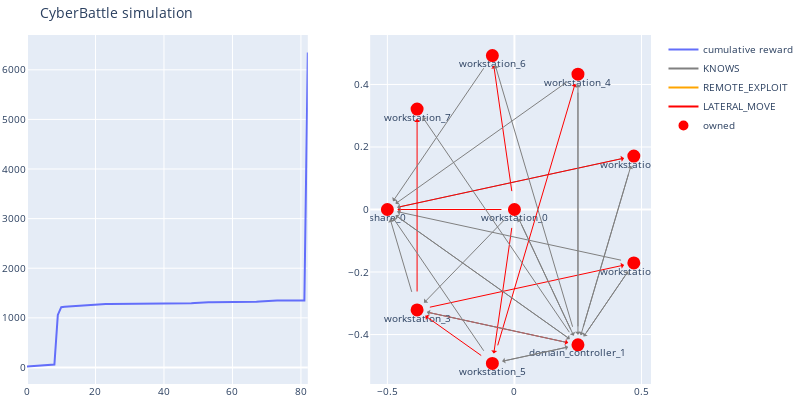

This figure's notebook cell:
### Code cell
tiny = gym.make(f'ActiveDirectory-v{ngyms}')
current_o = tiny.reset()
tiny.seed(1)
wrapped_env = AgentWrapper(tiny, ActionTrackingStateAugmentation(ep, current_o))
# Use the trained agent to run the steps one by one
max_steps = 1000
# next action suggested by DQL agent
# h = []
for i in range(max_steps):
    # run the suggested action
    _, next_action, _ = l.exploit(wrapped_env, current_o)
    # h.append((tiny.get_explored_network_node_properties_bitmap_as_numpy(current_o), next_action))
    if next_action is None:
        print("No more learned moves")
        break
    current_o, _, is_done, _ = wrapped_env.step(next_action)
    if is_done:
        print("Finished simulation")
        break
tiny.render()

### Figure 1 — Plotly figure (JSON) as saved in the notebook; plotly's stock layout.template omitted (floating-point values rounded to 4 significant figures)
{"data": [{"name": "cumulative reward", "type": "scatter", "xaxis": "x", "y": [18, 24, 30, 31, 40, 46, 52, 53, 59, 1059, 1215, 1221, 1227, 1233, 1233, 1239, 1245, 1251, 1251, 1257, 1262, 1268, 1274, 1280, 1280, 1280, 1280, 1280, 1280, 1280, 1280, 1280, 1280, 1280, 1280, 1280, 1280, 1280, 1280, 1280, 1280, 1280, 1280, 1280, 1280, 1280, 1281, 1287, 1293, 1299, 1305, 1305, 1306, 1312, 1312, 1312, 1312, 1312, 1312, 1312, 1312, 1312, 1312, 1312, 1312, 1313, 1319, 1325, 1331, 1337, 1338, 1344, 1350, 1350, 1350, 1350, 1350, 1350, 1350, 1350, 1350, 1350, 6350], "yaxis": "y"}, {"line": {"color": "gray"}, "mode": "lines", "name": "KNOWS", "type": "scatter", "x": [0], "xaxis": "x2", "y": [0], "yaxis": "y2"}, {"line": {"color": "orange"}, "mode": "lines", "name": "REMOTE_EXPLOIT", "type": "scatter", "x": [0], "xaxis": "x2", "y": [0], "yaxis": "y2"}, {"line": {"color": "red"}, "mode": "lines", "name": "LATERAL_MOVE", "type": "scatter", "x": [0], "xaxis": "x2", "y": [0], "yaxis": "y2"}, {"hoverinfo": "text", "marker": {"color": "#D32F2E", "line": {"color": "rgb(255,0,0)", "width": 8}, "size": 5, "symbol": "circle-dot"}, "mode": "markers+text", "name": "owned", "text": ["workstation_0", "share_0", "workstation_3", "workstation_5", "domain_controller_1", "workstation_1", "workstation_2", "workstation_4", "workstation_6", "workstation_7"], "textposition": "bottom center", "type": "scatter", "x": [0, -0.5, -0.383, -0.08682, 0.25, 0.4698, 0.4698, 0.25, -0.08682, -0.383], "xaxis": "x2", "y": [0, -4.371e-08, -0.3214, -0.4924, -0.433, -0.171, 0.171, 0.433, 0.4924, 0.3214], "yaxis": "y2"}, {"hoverinfo": "text", "marker": {"color": "#0e9d00", "line": {"color": "rgb(0,255,0)", "width": 8}, "size": 5, "symbol": "circle-dot"}, "mode": "markers+text", "name": "discovered", "text": [], "textposition": "bottom center", "type": "scatter", "x": [], "xaxis": "x2", "y": [], "yaxis": "y2"}], "layout": {"annotations": [{"align": "center", "arrowcolor": "red", "arrowhead": 1, "arrowsize": 1, "arrowwidth": 1, "ax": 0, "axref": "x2", "ay": 0, "ayref": "y2", "hovertext": "LATERAL_MOVE", "opacity": 1, "showarrow": true, "standoff": 10, "startstandoff": 10, "x": -0.5, "xref": "x2", "y": -4.371e-08, "yref": "y2"}, {"align": "center", "arrowcolor": "gray", "arrowhead": 1, "arrowsize": 1, "arrowwidth": 1, "ax": 0, "axref": "x2", "ay": 0, "ayref": "y2", "hovertext": "KNOWS", "opacity": 1, "showarrow": true, "standoff": 10, "startstandoff": 10, "x": 0, "xref": "x2", "y": 0, "yref": "y2"}, {"align": "center", "arrowcolor": "gray", "arrowhead": 1, "arrowsize": 1, "arrowwidth": 1, "ax": 0, "axref": "x2", "ay": 0, "ayref": "y2", "hovertext": "KNOWS", "opacity": 1, "showarrow": true, "standoff": 10, "startstandoff": 10, "x": -0.383, "xref": "x2", "y": -0.3214, "yref": "y2"}, {"align": "center", "arrowcolor": "red", "arrowhead": 1, "arrowsize": 1, "arrowwidth": 1, "ax": 0, "axref": "x2", "ay": 0, "ayref": "y2", "hovertext": "LATERAL_MOVE", "opacity": 1, "showarrow": true, "standoff": 10, "startstandoff": 10, "x": -0.08682, "xref": "x2", "y": -0.4924, "yref": "y2"}, {"align": "center", "arrowcolor": "gray", "arrowhead": 1, "arrowsize": 1, "arrowwidth": 1, "ax": 0, "axref": "x2", "ay": 0, "ayref": "y2", "hovertext": "KNOWS", "opacity": 1, "showarrow": true, "standoff": 10, "startstandoff": 10, "x": 0.25, "xref": "x2", "y": -0.433, "yref": "y2"}, {"align": "center", "arrowcolor": "red", "arrowhead": 1, "arrowsize": 1, "arrowwidth": 1, "ax": 0, "axref": "x2", "ay": 0, "ayref": "y2", "hovertext": "LATERAL_MOVE", "opacity": 1, "showarrow": true, "standoff": 10, "startstandoff": 10, "x": -0.08682, "xref": "x2", "y": 0.4924, "yref": "y2"}, {"align": "center", "arrowcolor": "gray", "arrowhead": 1, "arrowsize": 1, "arrowwidth": 1, "ax": 0.4698, "axref": "x2", "ay": -0.171, "ayref": "y2", "hovertext": "KNOWS", "opacity": 1, "showarrow": true, "standoff": 10, "startstandoff": 10, "x": 0.25, "xref": "x2", "y": -0.433, "yref": "y2"}, {"align": "center", "arrowcolor": "gray", "arrowhead": 1, "arrowsize": 1, "arrowwidth": 1, "ax": 0.4698, "axref": "x2", "ay": -0.171, "ayref": "y2", "hovertext": "KNOWS", "opacity": 1, "showarrow": true, "standoff": 10, "startstandoff": 10, "x": -0.5, "xref": "x2", "y": -4.371e-08, "yref": "y2"}, {"align": "center", "arrowcolor": "gray", "arrowhead": 1, "arrowsize": 1, "arrowwidth": 1, "ax": 0.4698, "axref": "x2", "ay": 0.171, "ayref": "y2", "hovertext": "KNOWS", "opacity": 1, "showarrow": true, "standoff": 10, "startstandoff": 10, "x": -0.5, "xref": "x2", "y": -4.371e-08, "yref": "y2"}, {"align": "center", "arrowcolor": "gray", "arrowhead": 1, "arrowsize": 1, "arrowwidth": 1, "ax": 0.4698, "axref": "x2", "ay": 0.171, "ayref": "y2", "hovertext": "KNOWS", "opacity": 1, "showarrow": true, "standoff": 10, "startstandoff": 10, "x": 0.25, "xref": "x2", "y": -0.433, "yref": "y2"}, {"align": "center", "arrowcolor": "red", "arrowhead": 1, "arrowsize": 1, "arrowwidth": 1, "ax": -0.383, "axref": "x2", "ay": -0.3214, "ayref": "y2", "hovertext": "LATERAL_MOVE", "opacity": 1, "showarrow": true, "standoff": 10, "startstandoff": 10, "x": 0.25, "xref": "x2", "y": -0.433, "yref": "y2"}, {"align": "center", "arrowcolor": "gray", "arrowhead": 1, "arrowsize": 1, "arrowwidth": 1, "ax": -0.383, "axref": "x2", "ay": -0.3214, "ayref": "y2", "hovertext": "KNOWS", "opacity": 1, "showarrow": true, "standoff": 10, "startstandoff": 10, "x": -0.5, "xref": "x2", "y": -4.371e-08, "yref": "y2"}, {"align": "center", "arrowcolor": "red", "arrowhead": 1, "arrowsize": 1, "arrowwidth": 1, "ax": -0.383, "axref": "x2", "ay": -0.3214, "ayref": "y2", "hovertext": "LATERAL_MOVE", "opacity": 1, "showarrow": true, "standoff": 10, "startstandoff": 10, "x": 0.4698, "xref": "x2", "y": -0.171, "yref": "y2"}, {"align": "center", "arrowcolor": "red", "arrowhead": 1, "arrowsize": 1, "arrowwidth": 1, "ax": -0.383, "axref": "x2", "ay": -0.3214, "ayref": "y2", "hovertext": "LATERAL_MOVE", "opacity": 1, "showarrow": true, "standoff": 10, "startstandoff": 10, "x": -0.383, "xref": "x2", "y": 0.3214, "yref": "y2"}, {"align": "center", "arrowcolor": "gray", "arrowhead": 1, "arrowsize": 1, "arrowwidth": 1, "ax": 0.25, "axref": "x2", "ay": 0.433, "ayref": "y2", "hovertext": "KNOWS", "opacity": 1, "showarrow": true, "standoff": 10, "startstandoff": 10, "x": 0.25, "xref": "x2", "y": -0.433, "yref": "y2"}, {"align": "center", "arrowcolor": "gray", "arrowhead": 1, "arrowsize": 1, "arrowwidth": 1, "ax": 0.25, "axref": "x2", "ay": 0.433, "ayref": "y2", "hovertext": "KNOWS", "opacity": 1, "showarrow": true, "standoff": 10, "startstandoff": 10, "x": -0.5, "xref": "x2", "y": -4.371e-08, "yref": "y2"}, {"align": "center", "arrowcolor": "gray", "arrowhead": 1, "arrowsize": 1, "arrowwidth": 1, "ax": -0.08682, "axref": "x2", "ay": -0.4924, "ayref": "y2", "hovertext": "KNOWS", "opacity": 1, "showarrow": true, "standoff": 10, "startstandoff": 10, "x": 0.25, "xref": "x2", "y": -0.433, "yref": "y2"}, {"align": "center", "arrowcolor": "gray", "arrowhead": 1, "arrowsize": 1, "arrowwidth": 1, "ax": -0.08682, "axref": "x2", "ay": -0.4924, "ayref": "y2", "hovertext": "KNOWS", "opacity": 1, "showarrow": true, "standoff": 10, "startstandoff": 10, "x": -0.5, "xref": "x2", "y": -4.371e-08, "yref": "y2"}, {"align": "center", "arrowcolor": "red", "arrowhead": 1, "arrowsize": 1, "arrowwidth": 1, "ax": -0.08682, "axref": "x2", "ay": -0.4924, "ayref": "y2", "hovertext": "LATERAL_MOVE", "opacity": 1, "showarrow": true, "standoff": 10, "startstandoff": 10, "x": -0.383, "xref": "x2", "y": -0.3214, "yref": "y2"}, {"align": "center", "arrowcolor": "red", "arrowhead": 1, "arrowsize": 1, "arrowwidth": 1, "ax": -0.08682, "axref": "x2", "ay": -0.4924, "ayref": "y2", "hovertext": "LATERAL_MOVE", "opacity": 1, "showarrow": true, "standoff": 10, "startstandoff": 10, "x": 0.25, "xref": "x2", "y": 0.433, "yref": "y2"}, {"align": "center", "arrowcolor": "gray", "arrowhead": 1, "arrowsize": 1, "arrowwidth": 1, "ax": -0.08682, "axref": "x2", "ay": 0.4924, "ayref": "y2", "hovertext": "KNOWS", "opacity": 1, "showarrow": true, "standoff": 10, "startstandoff": 10, "x": -0.5, "xref": "x2", "y": -4.371e-08, "yref": "y2"}, {"align": "center", "arrowcolor": "gray", "arrowhead": 1, "arrowsize": 1, "arrowwidth": 1, "ax": -0.5, "axref": "x2", "ay": -4.371e-08, "ayref": "y2", "hovertext": "KNOWS", "opacity": 1, "showarrow": true, "standoff": 10, "startstandoff": 10, "x": 0.25, "xref": "x2", "y": -0.433, "yref": "y2"}, {"align": "center", "arrowcolor": "gray", "arrowhead": 1, "arrowsize": 1, "arrowwidth": 1, "ax": -0.5, "axref": "x2", "ay": -4.371e-08, "ayref": "y2", "hovertext": "KNOWS", "opacity": 1, "showarrow": true, "standoff": 10, "startstandoff": 10, "x": -0.5, "xref": "x2", "y": -4.371e-08, "yref": "y2"}, {"align": "center", "arrowcolor": "red", "arrowhead": 1, "arrowsize": 1, "arrowwidth": 1, "ax": -0.5, "axref": "x2", "ay": -4.371e-08, "ayref": "y2", "hovertext": "LATERAL_MOVE", "opacity": 1, "showarrow": true, "standoff": 10, "startstandoff": 10, "x": 0.4698, "xref": "x2", "y": 0.171, "yref": "y2"}, {"align": "center", "arrowcolor": "gray", "arrowhead": 1, "arrowsize": 1, "arrowwidth": 1, "ax": 0.25, "axref": "x2", "ay": -0.433, "ayref": "y2", "hovertext": "KNOWS", "opacity": 1, "showarrow": true, "standoff": 10, "startstandoff": 10, "x": -0.5, "xref": "x2", "y": -4.371e-08, "yref": "y2"}, {"align": "center", "arrowcolor": "gray", "arrowhead": 1, "arrowsize": 1, "arrowwidth": 1, "ax": 0.25, "axref": "x2", "ay": -0.433, "ayref": "y2", "hovertext": "KNOWS", "opacity": 1, "showarrow": true, "standoff": 10, "startstandoff": 10, "x": 0, "xref": "x2", "y": 0, "yref": "y2"}, {"align": "center", "arrowcolor": "gray", "arrowhead": 1, "arrowsize": 1, "arrowwidth": 1, "ax": 0.25, "axref": "x2", "ay": -0.433, "ayref": "y2", "hovertext": "KNOWS", "opacity": 1, "showarrow": true, "standoff": 10, "startstandoff": 10, "x": 0.4698, "xref": "x2", "y": -0.171, "yref": "y2"}, {"align": "center", "arrowcolor": "gray", "arrowhead": 1, "arrowsize": 1, "arrowwidth": 1, "ax": 0.25, "axref": "x2", "ay": -0.433, "ayref": "y2", "hovertext": "KNOWS", "opacity": 1, "showarrow": true, "standoff": 10, "startstandoff": 10, "x": 0.4698, "xref": "x2", "y": 0.171, "yref": "y2"}, {"align": "center", "arrowcolor": "gray", "arrowhead": 1, "arrowsize": 1, "arrowwidth": 1, "ax": 0.25, "axref": "x2", "ay": -0.433, "ayref": "y2", "hovertext": "KNOWS", "opacity": 1, "showarrow": true, "standoff": 10, "startstandoff": 10, "x": -0.383, "xref": "x2", "y": -0.3214, "yref": "y2"}, {"align": "center", "arrowcolor": "gray", "arrowhead": 1, "arrowsize": 1, "arrowwidth": 1, "ax": 0.25, "axref": "x2", "ay": -0.433, "ayref": "y2", "hovertext": "KNOWS", "opacity": 1, "showarrow": true, "standoff": 10, "startstandoff": 10, "x": 0.25, "xref": "x2", "y": 0.433, "yref": "y2"}, {"align": "center", "arrowcolor": "gray", "arrowhead": 1, "arrowsize": 1, "arrowwidth": 1, "ax": 0.25, "axref": "x2", "ay": -0.433, "ayref": "y2", "hovertext": "KNOWS", "opacity": 1, "showarrow": true, "standoff": 10, "startstandoff": 10, "x": -0.08682, "xref": "x2", "y": -0.4924, "yref": "y2"}, {"align": "center", "arrowcolor": "gray", "arrowhead": 1, "arrowsize": 1, "arrowwidth": 1, "ax": 0.25, "axref": "x2", "ay": -0.433, "ayref": "y2", "hovertext": "KNOWS", "opacity": 1, "showarrow": true, "standoff": 10, "startstandoff": 10, "x": -0.08682, "xref": "x2", "y": 0.4924, "yref": "y2"}, {"align": "center", "arrowcolor": "gray", "arrowhead": 1, "arrowsize": 1, "arrowwidth": 1, "ax": 0.25, "axref": "x2", "ay": -0.433, "ayref": "y2", "hovertext": "KNOWS", "opacity": 1, "showarrow": true, "standoff": 10, "startstandoff": 10, "x": -0.383, "xref": "x2", "y": 0.3214, "yref": "y2"}, {"align": "center", "arrowcolor": "gray", "arrowhead": 1, "arrowsize": 1, "arrowwidth": 1, "ax": 0.25, "axref": "x2", "ay": -0.433, "ayref": "y2", "hovertext": "KNOWS", "opacity": 1, "showarrow": true, "standoff": 10, "startstandoff": 10, "x": 0.25, "xref": "x2", "y": -0.433, "yref": "y2"}], "autosize": false, "font": {"size": 10}, "height": 400, "hovermode": "closest", "margin": {"b": 15, "l": 2, "r": 2, "t": 35}, "showlegend": true, "title": {"text": "CyberBattle simulation"}, "width": 800, "xaxis": {"anchor": "y", "domain": [0, 0.45]}, "xaxis2": {"anchor": "y2", "domain": [0.55, 1]}, "yaxis": {"anchor": "x", "domain": [0, 1]}, "yaxis2": {"anchor": "x2", "domain": [0, 1]}}}
